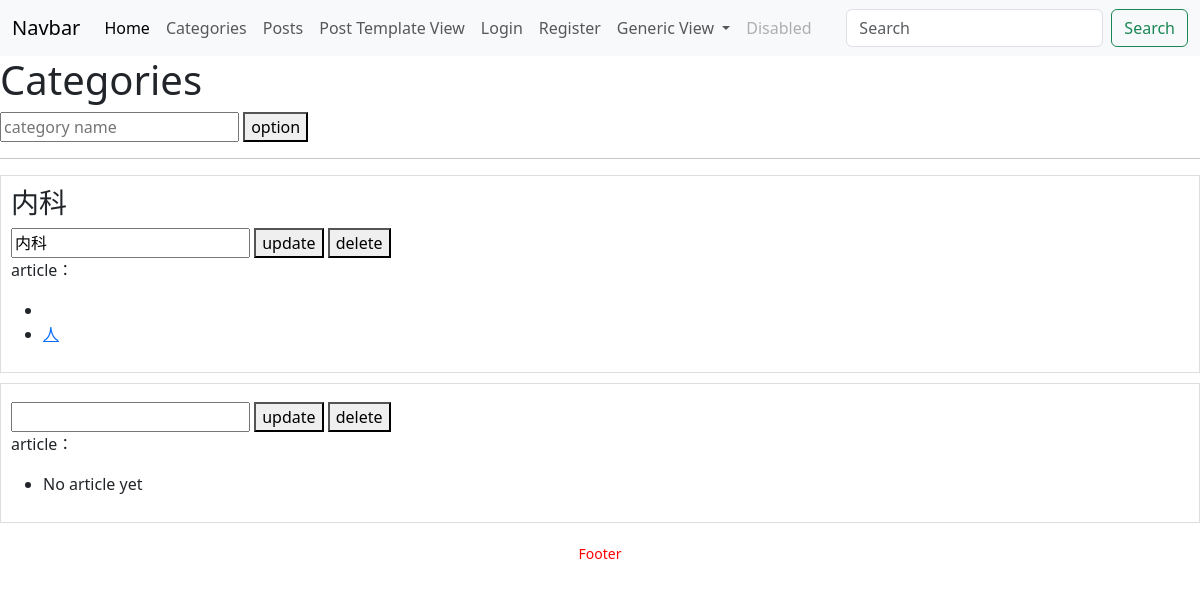
/categories/, run on an earlier commit of the app's database.
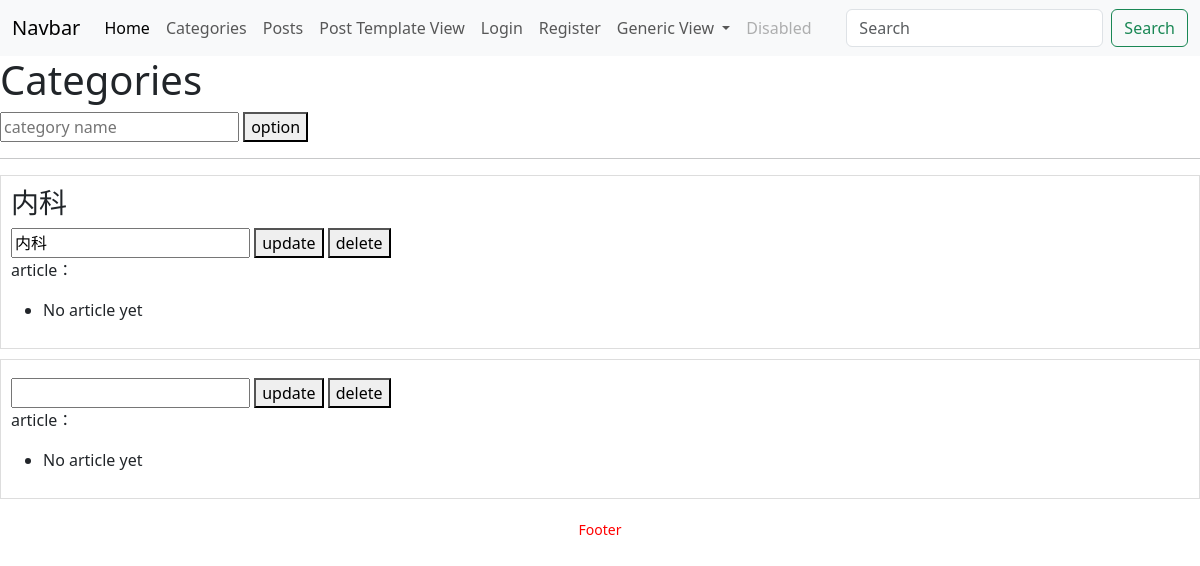
And on a later commit of the database.
### blog/models.py (models this page shows, shortened)
class Category(models.Model):
    name = models.CharField(max_length=100)

class Post(models.Model):
    title = models.CharField(max_length=200)
    header_image = models.ImageField(upload_to='images/', blank=True, null=True)
    title_tag = models.CharField(max_length=200)
    author = models.ForeignKey(User, on_delete=models.CASCADE)
    body = RichTextField()
    post_date = models.DateTimeField(auto_now_add=True)
    snippet = models.CharField(max_length=100)
    category = models.ForeignKey(Category, on_delete=models.CASCADE)
    likes = models.ManyToManyField(User, related_name='likes', blank=True)

### blog/views.py (the view)
# urls.py: path("categories/", categories, name="categories"),
def categories(request):  #从数据库查出所有分类
    categories = Category.objects.all()  #把所有分类存到变量categories里 # Category.bojects.all() = SELECT * FROM category
    return render(request,  # 把查到的categories数据传给模板
                  'blog/categories.html',  # 渲染categories.html页面
                  {'categories': categories})  # 模板里可以用{{categories}} 来显示数据

### templates/blog/categories.html (shortened to what this page needs)
{% extends 'blog/Base.html' %}
{% block content %}
<h1>Categories</h1>
<form action="{% url 'category_create' %}" method="post">
    <input type="text" name="name" placeholder="category name">
    <button type="submit">option</button>
</form>
<hr>
{% for category in categories %}
    <div style="border: 1px solid #ddd; padding: 10px; margin-bottom: 10px;">
        <h3>{{ category.name }}</h3>
        <form action="{% url 'category_update' category.id %}" method="post" style="display: inline;">
            <input type="text" name="name" value="{{ category.name }}">
            <button type="submit">update</button>
        </form>
        <form action="{% url 'category_delete' %}" method="post" style="display: inline;">
            <button type="submit" onclick="return confirm('Are you sure to delete？')">delete</button>
        </form>
        <p>article：</p>
        <ul>
            {% for post in category.post_set.all %}
                <li>
                    <a href="{% url 'post_detail' post.id %}">
                        {{ post.title }}
                    </a>
                </li>
            {% empty %}
                <li>No article yet</li>
            {% endfor %}
        </ul>
    </div>
{% endfor %}
{% endblock %}

What changed in the data, as far as the page shows it:
removed Post: title "人", shown under Category "内科"
shown differently, row unchanged: Category "内科": now shows "No article yet"
